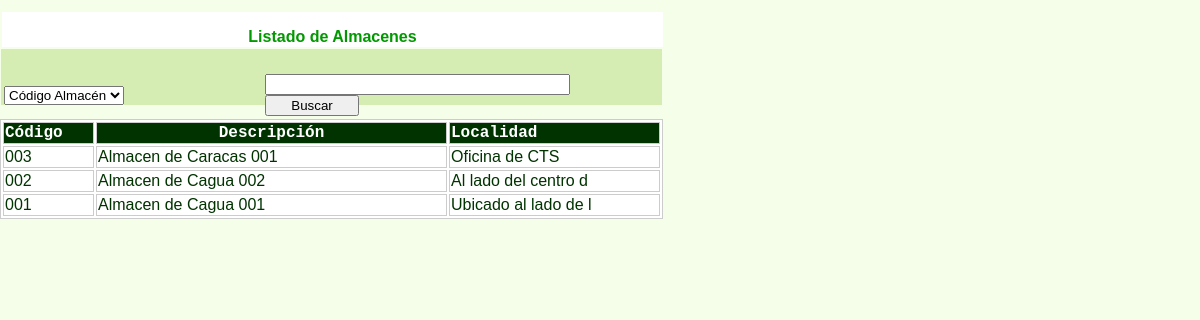
Screenshot of /selec_almacenes2.php with the database file from the repository.
### tables this page shows
CREATE TABLE `m_almacenes` (
  `COD_ALM` varchar(3) NOT NULL,
  `DESC_ALM` varchar(40) NOT NULL,
  `UBI_ALM` varchar(20) NOT NULL,
  `ESTATUS` varchar(2) NOT NULL,
  UNIQUE KEY `codigo_almacen` (`COD_ALM`)
);

### selec_almacenes2.php (the view, shortened to what this page needs)
<?php
  $nombre_busqueda=$_POST['nombre_busqueda'];
  $tipo_objeto=$_POST['tipo_objeto'];
?>
<!DOCTYPE html PUBLIC "-//W3C//DTD XHTML 1.0 Transitional//EN" "http://www.w3.org/TR/xhtml1/DTD/xhtml1-transitional.dtd">
<html xmlns="http://www.w3.org/1999/xhtml">
<head>
</head>
<body>
<p>&nbsp;</p>
<p class="efecha">&nbsp;</p>
<div id="Layer1">
  <div align="center" class="Estilo28">
    <p class="Estilo41">Listado de Almacenes </p>
  </div>
</div>
<form id="form1" name="form1" method="post" action="selec_almacenes2.php">
  <p>&nbsp;</p>
  <p>&nbsp;</p>
<div id="busqueda">
  <table width="662">
    <tr>
      <td width="256">&nbsp;</td>
      <td width="394">&nbsp;</td>
      </tr>
    <tr>
      <td><select name="tipo_objeto" size="1" id="tipo_objeto" >
        <?php
          $opciones = array(01=>'Código Almacén',02=>'Nombre');
          foreach($opciones as $k=>$op) {
        ?>
        <option value="<?php echo $k; ?>" <?php if($tipo_objeto== $k) echo 'selected="selected"'?> > <?php echo $op; ?> </option>
        <?php } ?>
      </select></td>
      <td><input name="nombre_busqueda" type="text" id="nombre_busqueda" value="<?php echo $nombre_busqueda; ?>" size="35" maxlength="35" />
        <input name="b_buscar" type="submit" id="b_buscar" value="     Buscar     " /></td>
      </tr>
  </table>
  <div id="resultado">
    <table width="663" border="1" bordercolor="#CCCCCC" bgcolor="#FFFFFF" class="Estilo28">
      <tr>
        <td width="87" bgcolor="#003300"><span class="Estilo38">C&oacute;digo</span></td>
        <td width="347" bgcolor="#003300"><div align="center"><span class="Estilo38">Descripci&oacute;n </span></div></td>
        <td width="207" bgcolor="#003300"><span class="Estilo38">Localidad </span></td>
        </tr>
        <?php
           $conectar=mysql_connect($_SESSION['servidor'],$_SESSION['usuario_adm'],$_SESSION['clave']) or
                die("Problemas  con la conexión a la base de datos");
                 $sql01="select cod_alm as cod_alm, desc_alm as desc_alm, ubi_alm as ubi_alm, estatus as estatus from m_almacenes";
           $resultado=mysql_query($sql01,$conectar) or die("Problemas en la Sentencia SQL".mysql_error());
           if(mysql_num_rows($resultado)>0)
	       {
    		  while($registro=mysql_fetch_assoc($resultado))
              {
				  $cod_almacen=$registro['cod_alm'];
				  $cod_almacen=str_replace(" ","&nbsp;",$cod_almacen);
				  $desc_almacen=$registro['desc_alm'];
				  $desc_almacen=str_replace(" ","&nbsp;",$desc_almacen);
				  $ubi_almacen=$registro['ubi_alm'];
				  $ubi_almacen=str_replace(" ","&nbsp;",$ubi_almacen);
                  echo "<tr OnMouseOver=Resaltar_On(this);' OnMouseOut='Resaltar_Off(this);'
				  OnClick=\"datos('$cod_almacen','$desc_almacen','$ubi_almacen');\"><td>$cod_almacen</td><td>$desc_almacen</td><td>
				  $ubi_almacen</td></tr>";
		    }
		   }
		   ?>
    </table>
  </div>
</div>
  <p>&nbsp;</p>
  <p>&nbsp;</p>
  <p>&nbsp;</p>
  <p>&nbsp;</p>
  <p>&nbsp;</p>
  <p>&nbsp;</p>
</form>
</body>
</html>

### selec_almacenes2.php (style rules this page uses)
#busqueda { position:absolute; width:661px; height:56px; z-index:19; left: 1px; top: 49px; background-color: #D5EDB3; }
body { background-color: #F4FEE9; }
.Estilo28 { font-family: Geneva, Arial, Helvetica, sans-serif; font-weight: normal; color: #003300; }
#resultado { position:absolute; width:662px; height:265px; z-index:1; left: -1px; }
.Estilo38 { color: #FFFFFF; font-weight: bold; font-family: "Courier New", Courier, monospace; }
.Estilo41 { color: #009900; font-weight: bold; }
body { cursor: pointer }

### rows the page displays
m_almacenes: COD_ALM "003", DESC_ALM "Almacen de Caracas 001", UBI_ALM "Oficina de CTS"
m_almacenes: COD_ALM "002", DESC_ALM "Almacen de Cagua 002", UBI_ALM "Al lado del centro d"
m_almacenes: COD_ALM "001", DESC_ALM "Almacen de Cagua 001", UBI_ALM "Ubicado al lado de l"

### other values shown
form field tipo_objeto "Código Almacén"
